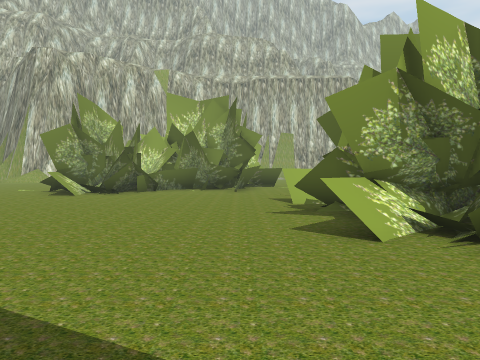
View 1 (above)

24 first-person views from a walk through a scene from a Unity 3-D project. The camera is 1.2 m above the floor, tilts 2° down and sees 70° across. The floor is counted in squares, 2 m on a side. Each view is taken from the middle of a square. On the plan, view 1 faces up. The plan holds only what a view shows up to about 10 squares ahead; the rest is blank. The place goes on beyond the plan. The player is left out.

View 2
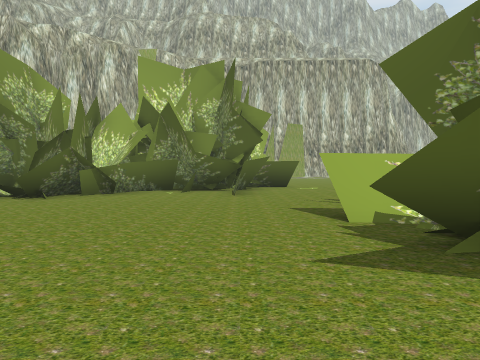

View 3
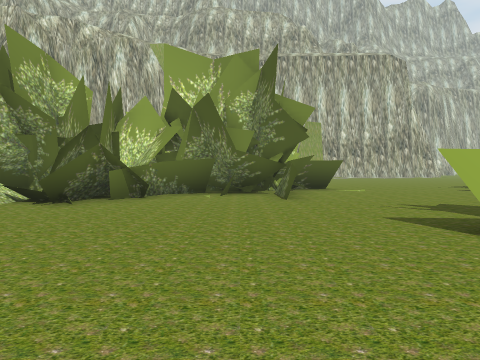

View 4
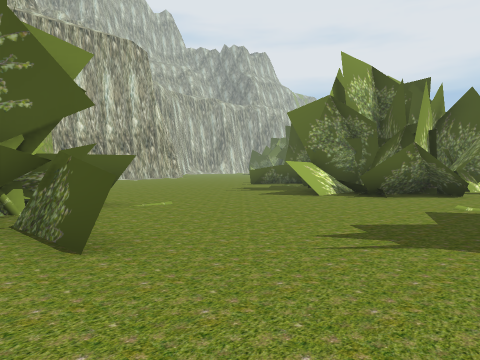

View 5
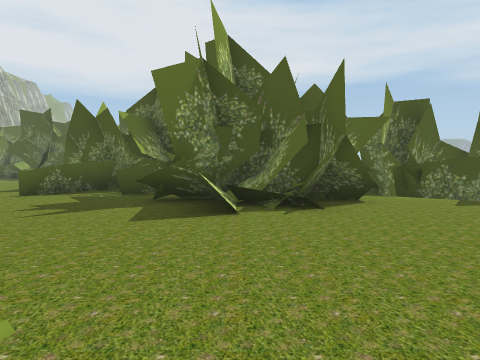

View 6
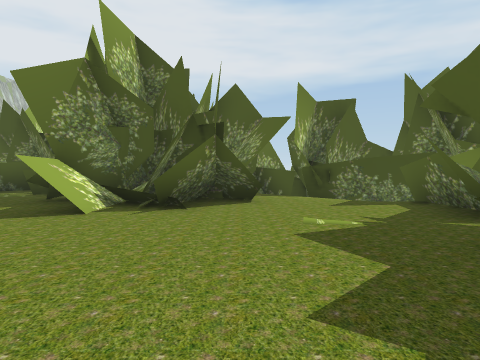

View 7
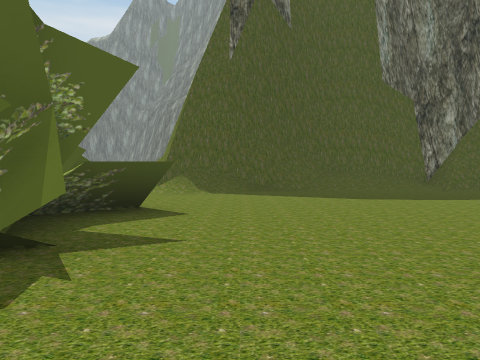

View 8
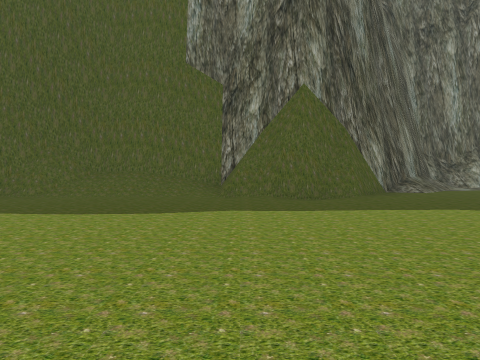

View 9
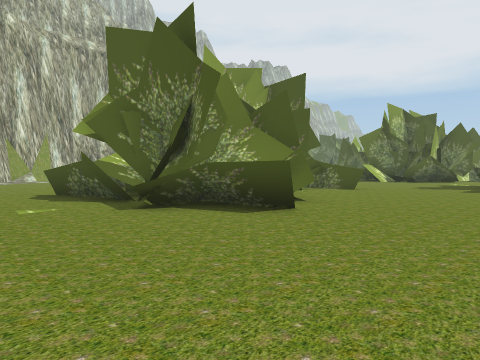

View 10
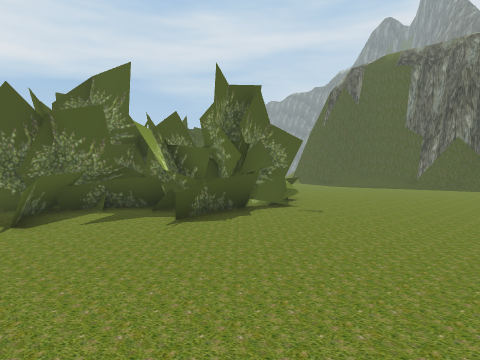

View 11
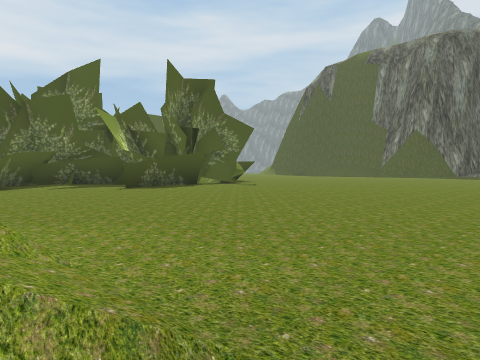

View 12
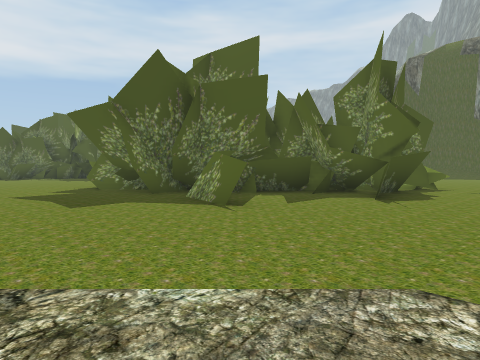

View 13
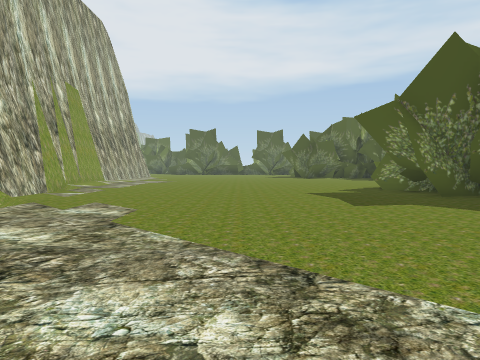

View 14
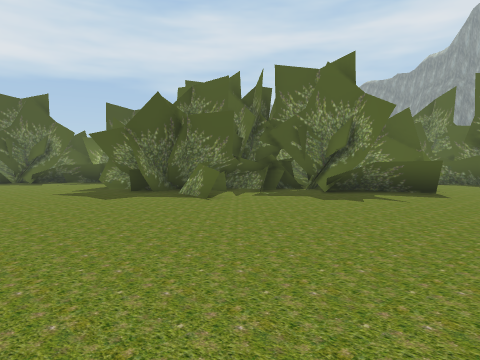

View 15
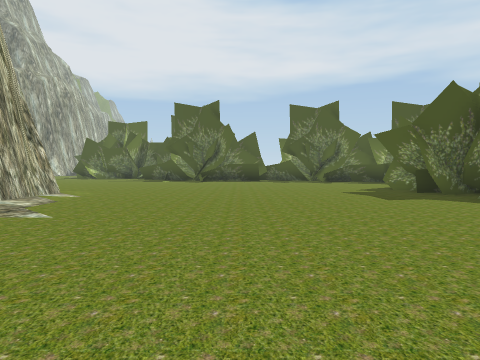

View 16
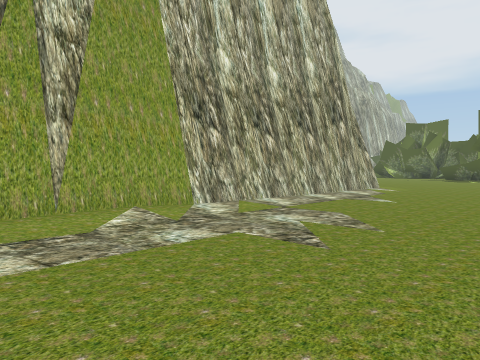

View 17
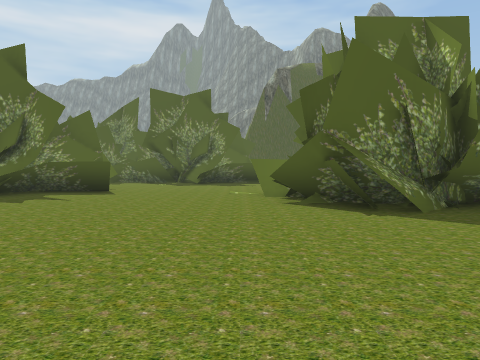

View 18
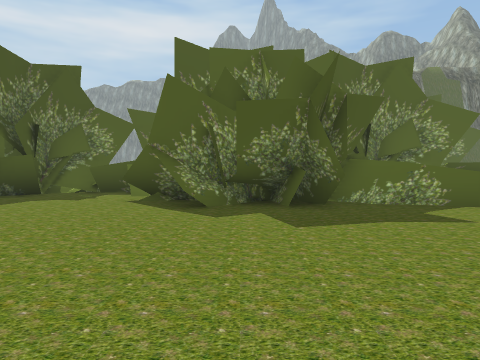

View 19
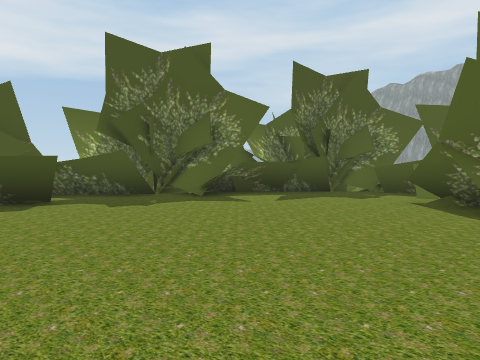

View 20
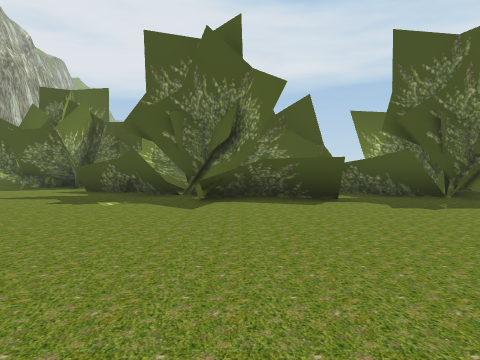

View 21
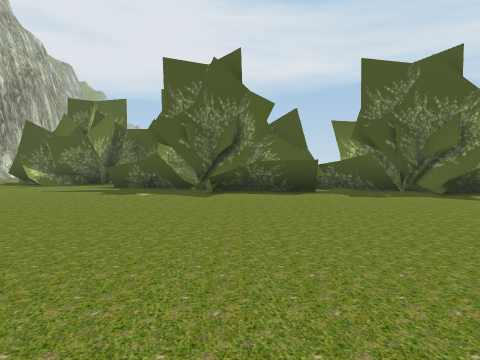

View 22
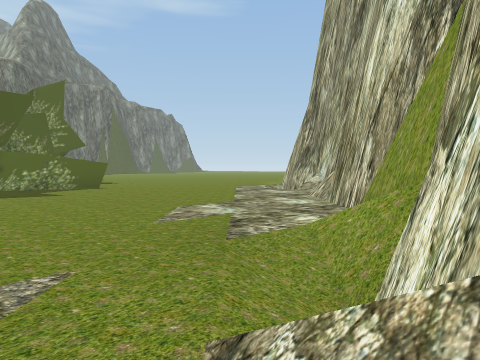

View 23
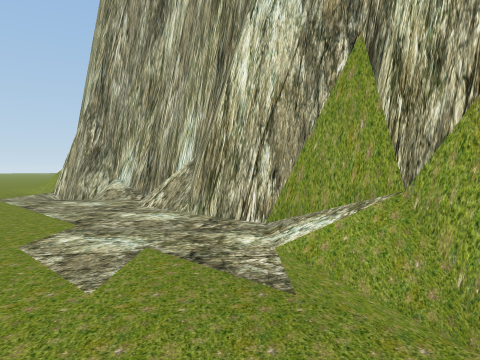

View 24
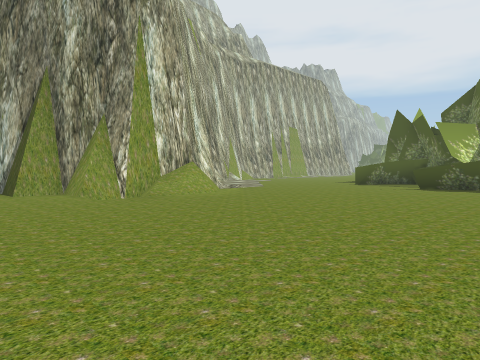

### Floor plan
Key: @ floor where view 1 was taken; # wall or solid block; . main floor; : floor 0.5 m higher than the main floor; + floor 0.75 m higher than the main floor; / step, stairs or slope; O other object.
Columns run from 17 left of view 1 to 21 right of it. Each row starts with its distance up from view 1.
 27                 #  ##########.. ......O
 26             ###////..................OO
 25            ##//.....................OOO
 24           ##........................OOO
 23         ###........................OOOO
 22   #    ##..........................//OO
 21   ##   #/........................../.OO
 20  ..#####/............................OO
 19  ..////.............................OOO
 18  .............O..........O..OO.....OOOO
 17  ...........OOOOOO.......OOOOOOO...OO
 16  .............OOOOO........OOOO...OOO
 15 ..........OO.OO  O:.......OOOOO O.OO
 14 ...........OOOOOOOO.....OOOO   OOOOO
 13 ...........OOOOOOO.......OO     OO
 12 ...........OOOOO.O.....OOOOO
 11     .......O:O..........OOOO
 10      .......:O............OOO
  9      ...............OO.../OOO
  8      ..............+OO OOOOO
  7         ..........OO   OOOOO
  6           .........OOO    OO
  5          ..........OOO
  4          .........O.O
  3         ...........OO
  2        .............
  1        .............
  0       ...///..../@//
 -1      ...####///##  #
 -2      ./##  #

Where each view was taken, in squares from view 1:
view 1: 0 up, 0 right, facing up
view 2: 4 up, 0 right, facing up
view 3: 5 up, 1 left, facing up
view 4: 9 up, 1 left, facing up-right
view 5: 13 up, 1 right, facing right
view 6: 11 up, 1 right, facing right
view 7: 9 up, 0 right, facing down
view 8: 7 up, 6 left, facing down
view 9: 7 up, 9 left, facing up-right
view 10: 19 up, 12 left, facing down-right
view 11: 19 up, 14 left, facing down-right
view 12: 21 up, 9 left, facing down-right
view 13: 21 up, 9 left, facing right
view 14: 22 up, 3 right, facing down-right
view 15: 22 up, 3 right, facing right
view 16: 22 up, 1 right, facing up-right
view 17: 22 up, 2 right, facing down
view 18: 23 up, 12 right, facing down
view 19: 23 up, 12 right, facing down-right
view 20: 23 up, 12 right, facing right
view 21: 23 up, 10 right, facing right
view 22: 26 up, 2 left, facing down-left
view 23: 24 up, 2 left, facing left
view 24: 12 up, 17 left, facing up-right
